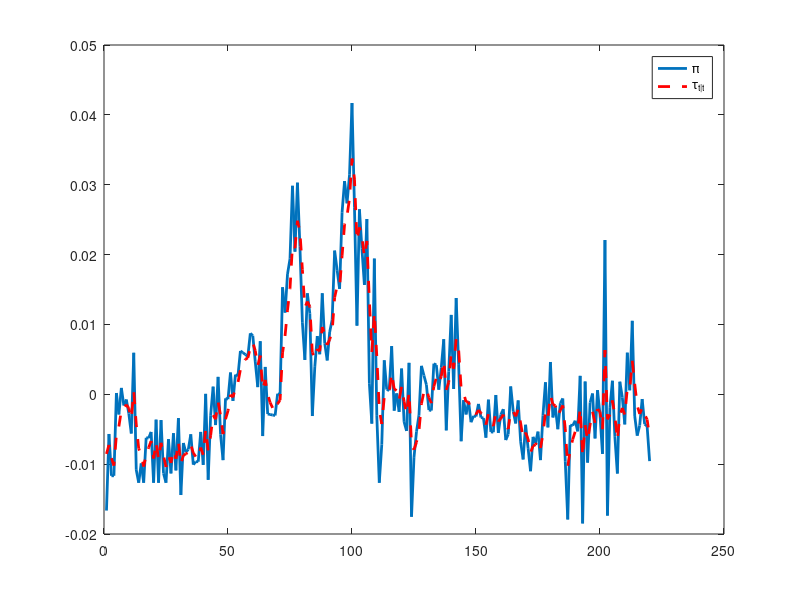

The MATLAB source for this figure: (Note: this script raises an error after producing the figure.)
%Finds maximum likelihood estiamte of parameters for univariate UC model
%with unit root
% 	tau[t] = tau[t-1] + Cu[t]
% 
%   pi[t] = tau[t] + Ru[t]
%
clear all;
clc
close all

load USdata

Z=USdata(1,:);

%Scalar UC values for A and C in state space system
A=1;
D=1;

dimX=size(A,1);
dimZ=length(D(:,1));

% periods=1000;
randn('seed', 12345);

% build the grid for sigma_eps (state) and sigma_eta (measurement)
Cgrid=[0.0001:0.0001:0.01];
Rgrid=[0.0001:0.001:0.01];
dimC=length(Cgrid);
dimR=length(Rgrid);

T=length(Z);

Grid=zeros(dimC,dimR);


for c=1:dimC;
 
    for r=1:dimR;
% for each point of the grid (combination of sigma_eps, sigma_eta)...
        C=Cgrid(c);
        R=Rgrid(r);
%%%%%%%%%%%%%%%%%%%%%%%%%%%%%%%%%%%%%%%%%%%%
%Compute Kalman filter equations
%%%%%%%%%%%%%%%%%%%%%%%%%%%%%%%%%%%%%%%%%%%%
P=zeros(dimX,dimX,T+1);
K=zeros(dimX,dimZ,T);
Xtt=zeros(1,T+1);
LL=0;
P(:,:,1)=C*C'/(1-0.9*A^2);
% ...compute the whole series of the unobserved state
for t=1:T;
    P(:,:,t+1)=A*(P(:,:,t)-(P(:,:,t)*D'/(D*P(:,:,t)*D'+R*R'))*D*P(:,:,t))*A'+C*C';    
    K(:,:,t)= P(:,:,t+1)*D'/(D*P(:,:,t+1)*D'+R*R');
    Xtt(:,t+1)=A*Xtt(:,t)+K(:,:,t)*(Z(:,t)-D*A*Xtt(:,t));
    Ztilda=(Z(:,t)-D*A*Xtt(:,t));
    Omega=D*P(:,:,t+1)*D'+R*R';
    % sum the likelihood related to every t
    LL=LL-0.5*(log(2*pi)+log(det(Omega))+(Ztilda'/Omega)*Ztilda);
end
% save the likelihood associated with the combination of r and c
Grid(c,r)=LL;
    end
end
% get the position (row and column in the grid)
%of the highest value of the likelihood

% for each value of R find the largest value of the likelihood and deliver
% row index
[LLmaxRow IRow]=max(Grid);
% now find the row index of the largest between these values
[LLmax I]=max(LLmaxRow);
maxindex=[IRow(I) I];
% Solution: values of C and R delivering maximizing the likelihood
MLEtheta=[Cgrid(maxindex(1)) Rgrid(maxindex(2))]
C=Cgrid(maxindex(1));
R=Rgrid(maxindex(2));

% conditional to this solution for R and C
% get the whole series of the unbserved component

%%%%%%%%%%%%%%%%%%%%%%%%%%%%%%%%%%%%%%%%%%%%
%Compute Kalman filter equations
%%%%%%%%%%%%%%%%%%%%%%%%%%%%%%%%%%%%%%%%%%%%
P=zeros(dimX,dimX,T+1);
K=zeros(dimX,dimZ,T);
Xtt=zeros(1,T+1);
P(:,:,1)=C*C'/(1-0.9*A^2);
for t=1:T;
    P(:,:,t+1)=A*(P(:,:,t)-(P(:,:,t)*D'/(D*P(:,:,t)*D'+R*R'))*D*P(:,:,t))*A'+C*C';    
    K(:,:,t)= P(:,:,t+1)*D'/(D*P(:,:,t+1)*D'+R*R');
    Xtt(:,t+1)=A*Xtt(:,t)+K(:,:,t)*(Z(:,t)-D*A*Xtt(:,t));
end

figure(1)

plot(Z,'linewidth',2)
hold on;
plot(Xtt(2:end),'linewidth',2,'linestyle','--','color','r')
legend('\pi','\tau_{t|t}')
CC=[C,0;];
RR=[0,R;];
% this is computing the smoothing X(T)|Z(T)
[Xsmooth]=smooth(A,CC,D,RR,Z);
figure(2)
plot(Xtt(2:end),'linewidth',2,'linestyle','-')
hold on
plot(Xsmooth(2:end),'linewidth',2,'linestyle','--','color','g')
legend('\tau_{t|t}','\tau_{t|T}')

[M,L,U]=distplot(A,CC,D,RR,Z,0.95,0.05,100,1,0);
title('Estimate X_t and 5-95% confidence bands')
